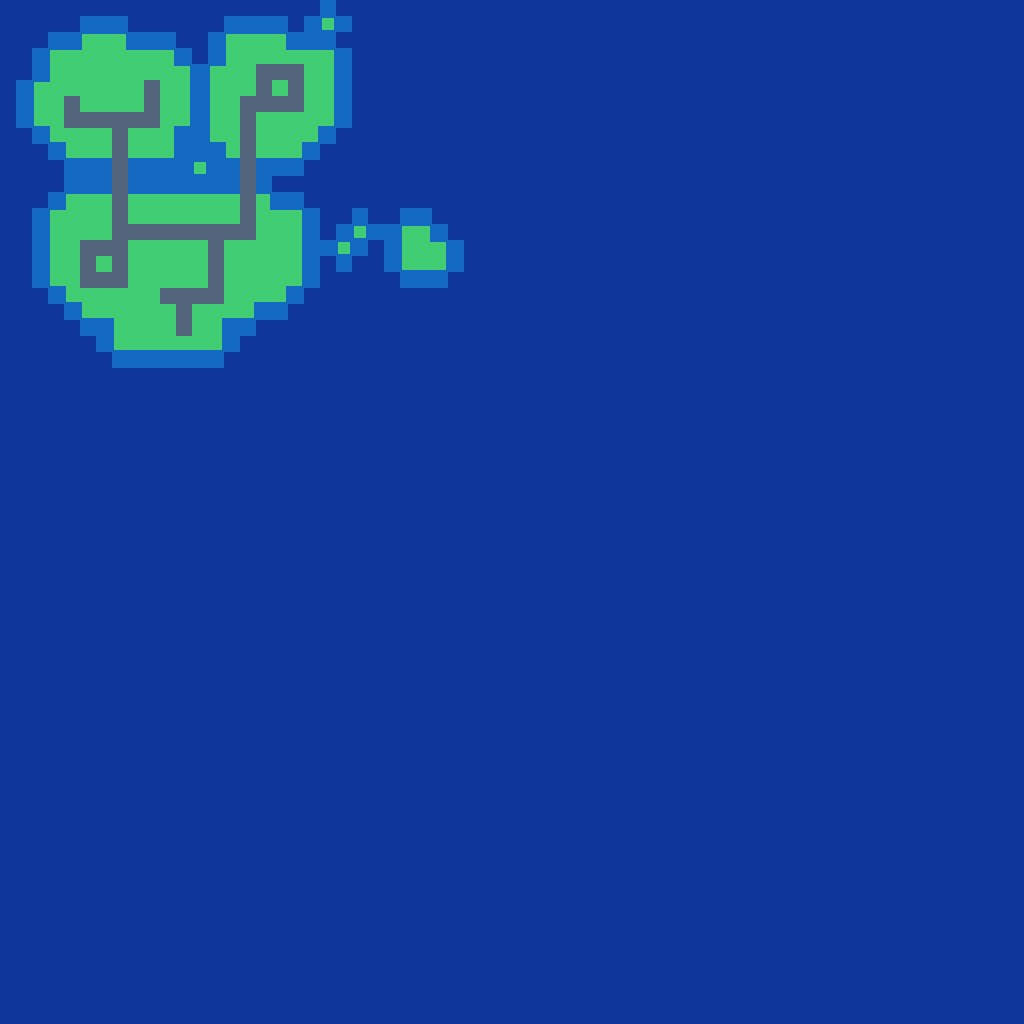

This game map was drawn from its Tiled (.tmx) file and the tilesets committed beside it. A one-line description and the trimmed map source follow:
An orthogonal 64x64 tile map with 16x16 px tiles, 2 tile layers (Tile Layer 2, Tile Layer 1).

<map version="1.5" tiledversion="1.7.2" orientation="orthogonal" renderorder="right-down" width="64" height="64" tilewidth="16" tileheight="16" infinite="0" nextlayerid="3" nextobjectid="1">
 <tileset firstgid="1" name="tilesheet01" tilewidth="16" tileheight="16" spacing="2" margin="1" tilecount="49" columns="7">
  <image source="../Textures/tilesheet01.png" width="128" height="128" />
 </tileset>
 <layer id="2" name="Tile Layer 2" width="64" height="64">
  <data>[4096 cells, 4096 non-empty, 1 distinct tile ids]</data>
 </layer>
 <layer id="1" name="Tile Layer 1" width="64" height="64">
  <data>[4096 cells, 383 non-empty, 16 distinct tile ids]</data>
 </layer>
</map>